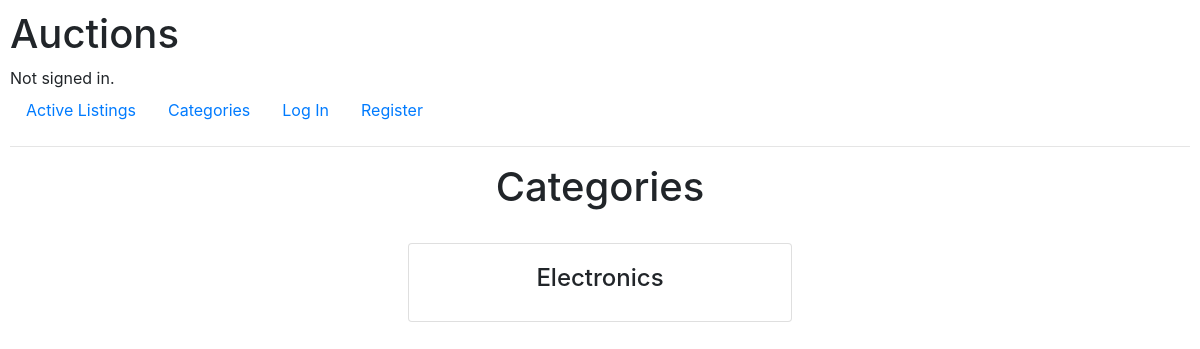
/categories, run on an earlier commit of the app's database.
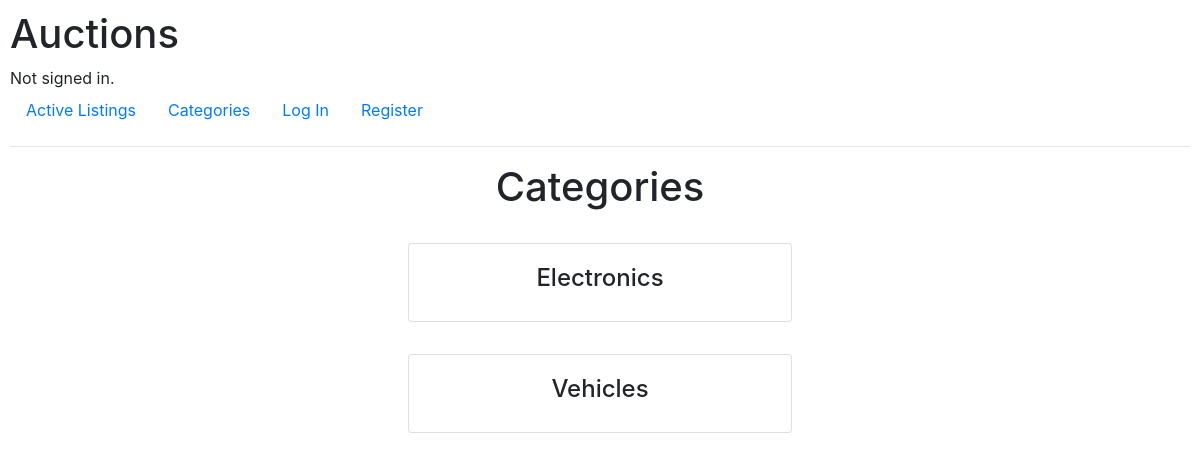
And on a later commit of the database.
### auctions/models.py (models this page shows, shortened)
class Listing(models.Model):
    creator = models.ForeignKey(User, on_delete=models.CASCADE)
    title = models.CharField(max_length=128)
    description = models.CharField(max_length=500)
    bid_quantity = models.IntegerField(default=0)
    starting_bid = models.FloatField(default=0)
    top_bid = models.ForeignKey('Bid', default=0, on_delete=models.SET_DEFAULT)
    img_url = models.URLField(null=True)
    category = models.CharField(max_length=64, null=True)
    is_active = models.BooleanField(default=True)
    comments = models.ManyToManyField('Comment', blank=True)

### auctions/views.py (the view)
# urls.py: path('categories', views.categories, name='categories'),
def categories(request):
    return render(request, 'auctions/categories.html', {
        'categories': Listing.objects.values_list('category', flat=True)
    })

### auctions/templates/auctions/categories.html
{% extends 'auctions/layout.html' %}
{% block body %}
<h1 style='text-align: center;'>Categories</h1>
{% for category in categories %}
    {% if category != None %}
    <div class="card mx-auto" style='width: 24rem; margin: 2rem;'>
       <a href="{% url 'category-page' category=category %}" class='card-body text-center text-decoration-none' style='color: inherit;'><h4>{{ category }}</h4></a>
    </div>
    {% endif %}
{% endfor %}
{% endblock %}

### auctions/templates/auctions/layout.html (shortened to what this page needs)
{% load static %}
<!DOCTYPE html>
<html lang="en">
    <head>
        <link rel="stylesheet" href="https://stackpath.bootstrapcdn.com/bootstrap/4.4.1/css/bootstrap.min.css">
        <link href="{% static 'auctions/styles.css' %}" rel="stylesheet">
    </head>
    <body>
        <h1>Auctions</h1>
        <div>
            {% if user.is_authenticated %}
                Signed in as <strong>{{ user.username }}</strong>.
            {% else %}
                Not signed in.
            {% endif %}
        </div>
        <ul class="nav">
            <li class="nav-item">
                <a class="nav-link" href="{% url 'index' %}">Active Listings</a>
            </li>
            <li class="nav-item">
                <a class="nav-link" href="{% url 'categories' %}">Categories</a>
            </li>
            {% if user.is_authenticated %}
                <li class="nav-item">
                    <a class="nav-link" href="{% url 'logout' %}">Log Out</a>
                </li>
            {% else %}
                <li class="nav-item">
                    <a class="nav-link" href="{% url 'login' %}">Log In</a>
                </li>
                <li class="nav-item">
                    <a class="nav-link" href="{% url 'register' %}">Register</a>
                </li>
            {% endif %}
        </ul>
        <hr>
        {% block body %}
        {% endblock %}
    </body>
</html>

### auctions/static/auctions/styles.css (style rules this page uses)
body { padding: 10px; }

What changed in the data, as far as the page shows it:
added Listing: category "Vehicles"
